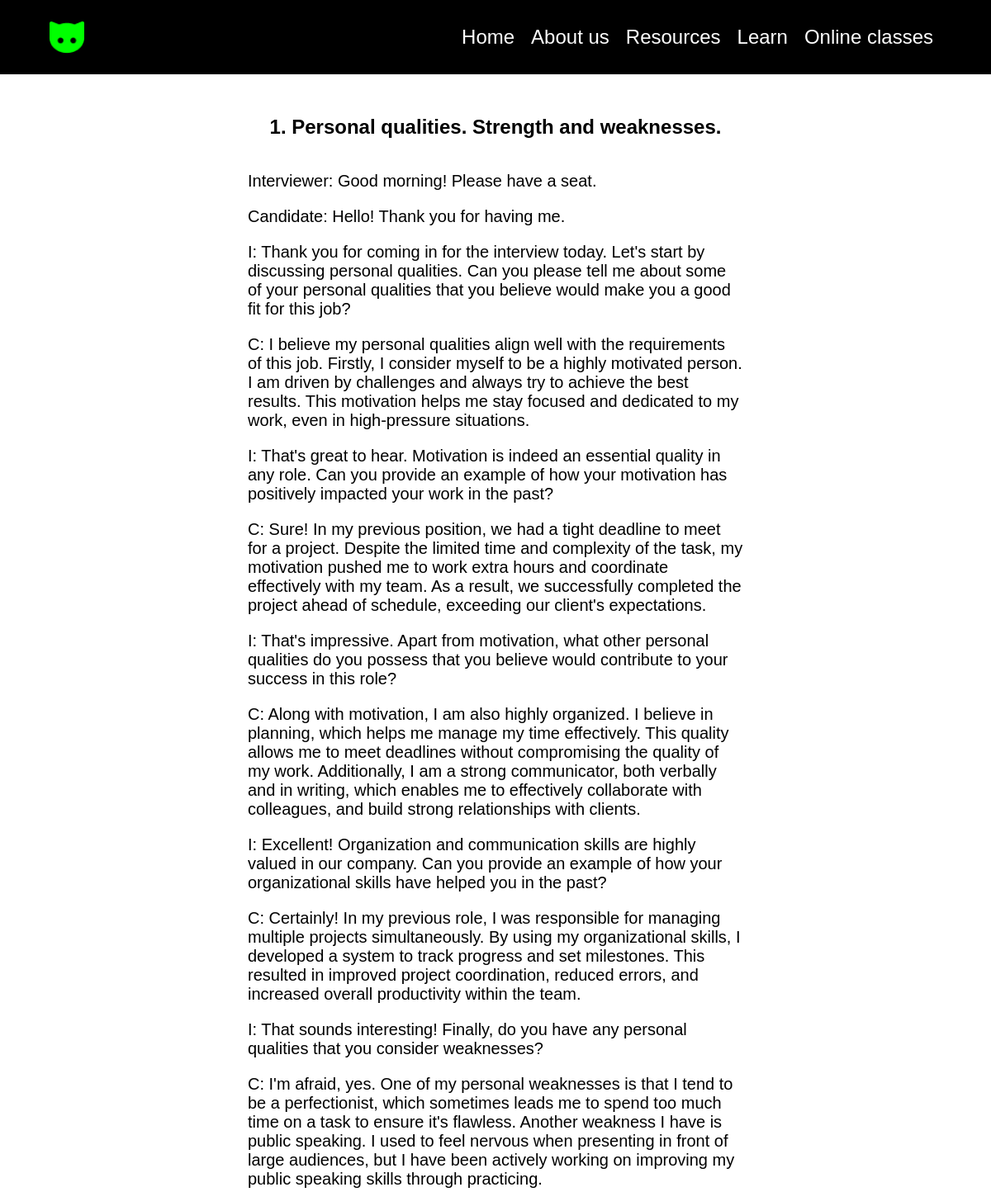
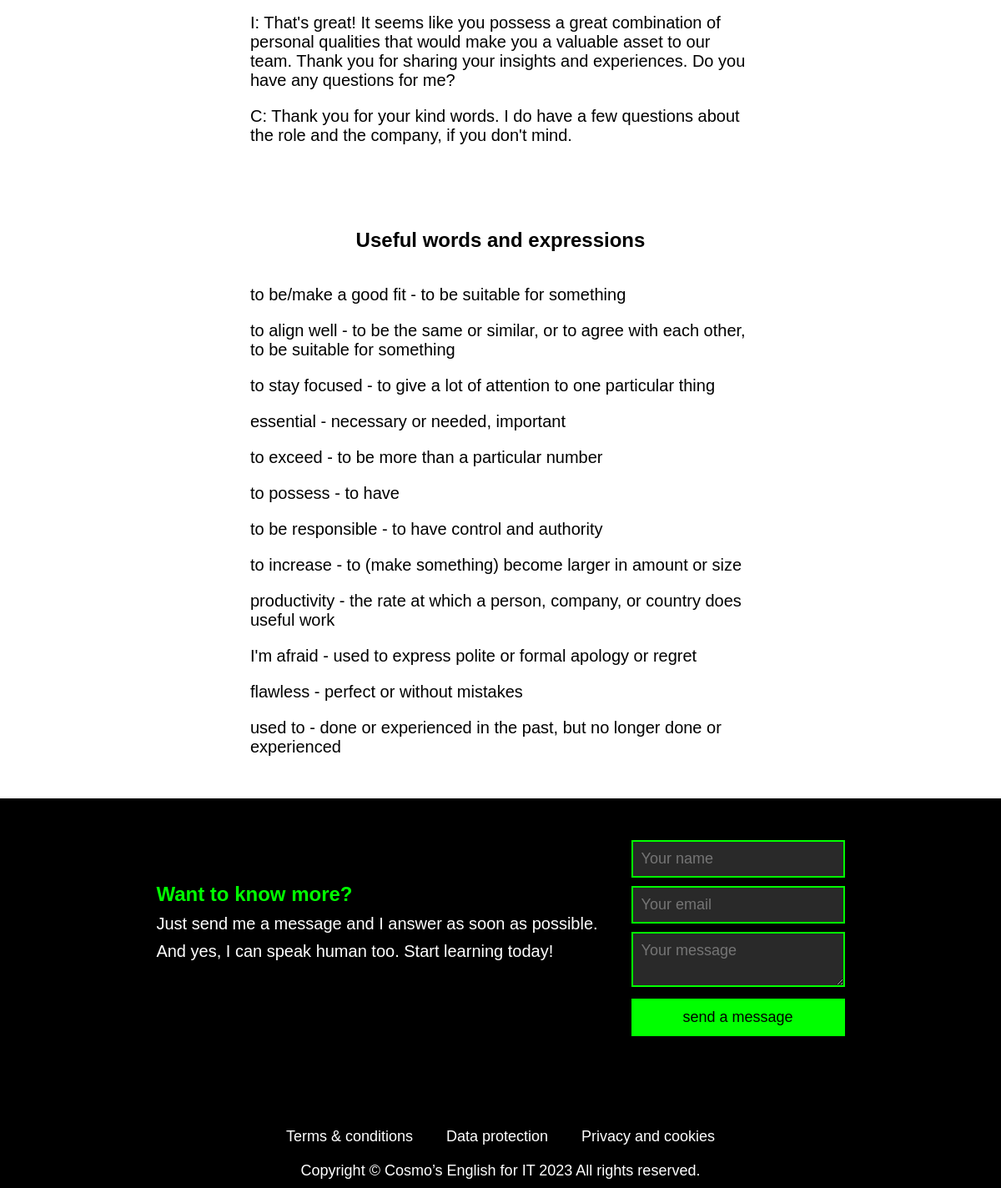
Screenshot of /learn/dialogues/1 with the database file from the repository (2 pictures, top to bottom).
### main/models.py (models this page shows, shortened)
class Dialogue(models.Model):
    title = models.CharField(max_length=100)
    content = models.TextField(blank=True)
    words = models.TextField()
    class Meta:
        ordering = ['id']

### main/views.py (the view)
# urls.py: path('learn/dialogues/<int:dialogue_id>', views.show_dialogue, name='dialogue'),
def show_dialogue(request, dialogue_id):
    dialogue = get_object_or_404(Dialogue, pk=dialogue_id)
    context = {
        'dialogue': dialogue,
        'title': dialogue.title,
    }
    return render(request, 'main/dialogue.html', context=context)

### main/templates/main/dialogue.html (shortened to what this page needs)
{% extends 'main/base.html' %}
{% load static %}
{% block content %}
<div class="dialogue-body">
    <h2>{{dialogue.id}}. {{dialogue.title}}</h2>
    <p>{{dialogue.content|linebreaks}}</p>
    <div class="dialogue-words">
        <h2>Useful words and expressions</h2>
    <p>{{dialogue.words|linebreaks}}</p>
    </div>
</div>
{% endblock %}

### main/static/css/style.css (style rules this page uses)
:root { --bgcolor: #000000; --bgcolordif: #292929; --fontcolor: rgb(255, 255, 255); --fontselect: #00FF00; --fontselectdiff: #cc00e7; }
* { margin: 0; padding: 0; color: var(--fontcolor); font-family: Arial; box-sizing: border-box; }
p { font-size: 20px; }
.dialogue-body { display: block; margin: 50px 300px; }
.dialogue-body p { color: black; margin-bottom: 20px; }
.dialogue-body h2 { color: black; margin-bottom: 40px; text-align: center; }
.dialogue-words { margin-top: 100px; }
.dialogue-words p { margin-bottom: 20px; }

### rows the page displays
Dialogue: id "1", title "Personal qualities. Strength and weaknesses.", content "Interviewer: Good morning! Please have a seat. Candidate: Hello! Thank you for having me. I: Thank you for coming in for the interview today. Let's start by discussing personal qualities. Can you please tell me about some of your personal qualities that you believe would make you a good fit for this job? C: I believe my personal qualities align well with the requirements of this job. Firstly, I consider myself to be a highly motivated person. I am driven by challenges and always try to achieve the best results. This motivation helps me stay focused and dedicated to my work, even in high-pressure situations. I: That's great to hear. Motivation is indeed an essential quality in any role. Can…", words "to be/make a good fit - to be suitable for something to align well - to be the same or similar, or to agree with each other, to be suitable for something to stay focused - to give a lot of attention to one particular thing essential - necessary or needed, important to exceed - to be more than a particular number to possess - to have to be responsible - to have control and authority to increase - to (make something) become larger in amount or size productivity - the rate at which a person, company, or country does useful work I'm afraid - used to express polite or formal apology or regret flawless - perfect or without mistakes used to - done or experienced in the past, but no longer done or…"
